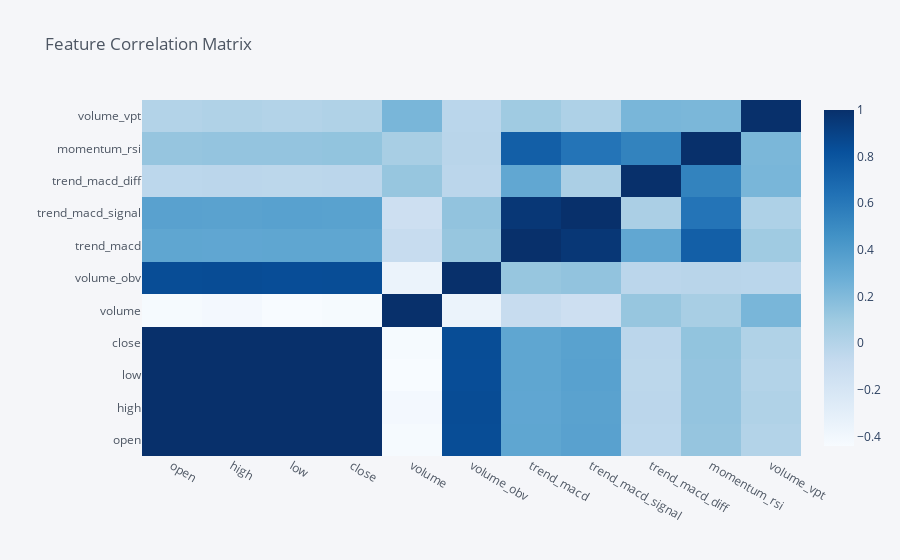

The cell this chart's notebook holds for it:
### Code cell
dat.corr().iplot(kind='heatmap',colorscale="Blues",title="Feature Correlation Matrix")

### Figure 1 — Plotly figure (JSON) as saved in the notebook; plotly's stock layout.template omitted (floating-point values rounded to 4 significant figures)
{"data": [{"colorscale": [[0, "rgb(247,251,255)"], [0.125, "rgb(222,235,247)"], [0.25, "rgb(198,219,239)"], [0.375, "rgb(158,202,225)"], [0.5, "rgb(107,174,214)"], [0.625, "rgb(66,146,198)"], [0.75, "rgb(33,113,181)"], [0.875, "rgb(8,81,156)"], [1, "rgb(8,48,107)"]], "type": "heatmap", "x": ["open", "high", "low", "close", "volume", "volume_obv", "trend_macd", "trend_macd_signal", "trend_macd_diff", "momentum_rsi", "volume_vpt"], "y": ["open", "high", "low", "close", "volume", "volume_obv", "trend_macd", "trend_macd_signal", "trend_macd_diff", "momentum_rsi", "volume_vpt"], "z": [[1, 0.999, 0.9992, 0.9983, -0.4284, 0.8415, 0.3308, 0.3601, -0.03648, 0.1289, 0.005157], [0.999, 1, 0.9985, 0.9991, -0.412, 0.8448, 0.3285, 0.3555, -0.02954, 0.1349, 0.01679], [0.9992, 0.9985, 1, 0.9991, -0.4408, 0.8399, 0.3331, 0.3621, -0.03508, 0.1352, 0.006724], [0.9983, 0.9991, 0.9991, 1, -0.427, 0.842, 0.332, 0.3593, -0.02971, 0.1412, 0.019], [-0.4284, -0.412, -0.4408, -0.427, 1, -0.3529, -0.08788, -0.13, 0.1245, 0.05546, 0.2302], [0.8415, 0.8448, 0.8399, 0.842, -0.3529, 1, 0.1248, 0.1414, -0.03248, -0.02172, -0.02789], [0.3308, 0.3285, 0.3331, 0.332, -0.08788, 0.1248, 1, 0.9592, 0.3226, 0.7415, 0.09037], [0.3601, 0.3555, 0.3621, 0.3593, -0.13, 0.1414, 0.9592, 1, 0.04163, 0.6213, 0.02697], [-0.03648, -0.02954, -0.03508, -0.02971, 0.1245, -0.03248, 0.3226, 0.04163, 1, 0.5401, 0.2289], [0.1289, 0.1349, 0.1352, 0.1412, 0.05546, -0.02172, 0.7415, 0.6213, 0.5401, 1, 0.2238], [0.005157, 0.01679, 0.006724, 0.019, 0.2302, -0.02789, 0.09037, 0.02697, 0.2289, 0.2238, 1]], "zmax": 1, "zmin": -0.4408}], "layout": {"autosize": true, "legend": {"bgcolor": "#F5F6F9", "font": {"color": "#4D5663"}}, "paper_bgcolor": "#F5F6F9", "plot_bgcolor": "#F5F6F9", "title": {"font": {"color": "#4D5663"}, "text": "Feature Correlation Matrix"}, "xaxis": {"autorange": true, "gridcolor": "#E1E5ED", "range": [-0.5, 10.5], "showgrid": true, "tickfont": {"color": "#4D5663"}, "title": {"font": {"color": "#4D5663"}, "text": ""}, "type": "category", "zerolinecolor": "#E1E5ED"}, "yaxis": {"autorange": true, "gridcolor": "#E1E5ED", "range": [-0.5, 10.5], "showgrid": true, "tickfont": {"color": "#4D5663"}, "title": {"font": {"color": "#4D5663"}, "text": ""}, "type": "category", "zerolinecolor": "#E1E5ED"}}}
